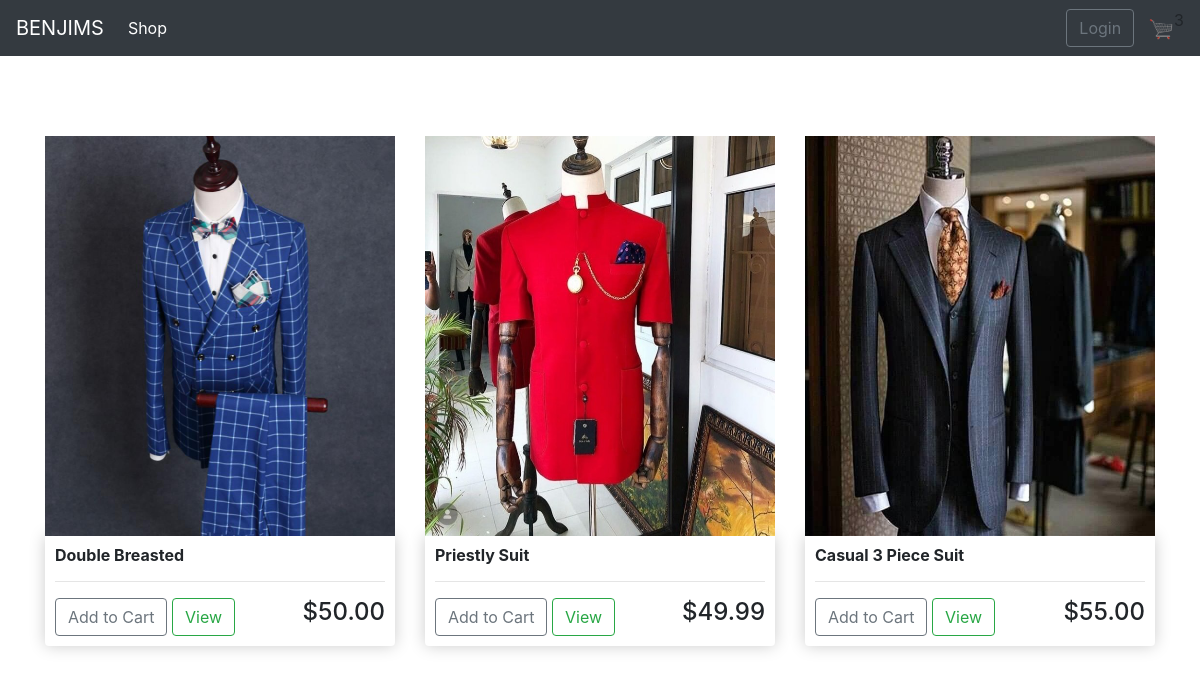
The app's page / (signed in) with its own data.
### ecommerce/models.py (models this page shows, shortened)
class Product(models.Model):
    name= models.CharField(max_length=200)
    price= models.DecimalField(max_digits=7, decimal_places=2)
    image= models.ImageField(null=True, blank=True)
    digital = models.BooleanField(default=False, null= True, blank= False)

### ecommerce/views.py (the view)
# urls.py: path('', views.store, name='store'),
def store(request):
    data = cartData(request)
    cartItems = data['cartItems']
    product = Product.objects.all()
    context={"products":product, 'cartItems':cartItems}
    return render(request, "ecommerce/store.html", context)

### ecommerce/models.py (called while the page is built)
    def __str__(self):
        return self.name

    @property
    def get_cart_item(self):
        orderitems= self.orderitem_set.all()
        total = sum([item.quantity for item in orderitems])
        return total

### ecommerce/utils.py (called while the page is built)
def cartData(request):
    if request.user.is_authenticated:
        customer = request.user.customer
        print(customer)
        order, created = Order.objects.get_or_create(customer=customer, complete=False)
        items = order.orderitem_set.all()
        cartItems = order.get_cart_item
    else:
        cookieData = cookieCart(request)
        cartItems = cookieData ['cartItems']
        order = cookieData['order']
        items = cookieData['items']
    return {'cartItems':cartItems, 'order':order, 'items':items}

### ecommerce/templates/ecommerce/store.html
{% extends "ecommerce/base.html" %}
{% load static %}
{% block content %}
<div class="row">
    {% for product in products %}
    <div class="col-lg-4">
      <img class="thumb" src="
      {{product.image.url}}">
        <div class="box-element product">
            <h6><strong>{{product.name}}</strong></h6>
         <hr>
            <button data-product="{{product.id}} "data-action="add" class="btn btn-outline-secondary add-btn update-cart">Add to Cart</button>
            <a class="btn btn-outline-success" href="#">View</a>
            <h4 style="display: inline-block;float:right">${{product.price|floatformat:2}}</h4>
        </div>
    </div>
    {% endfor %}
</div>
{% endblock content %}

### static/css/style.css (style rules this page uses)
.box-element { box-shadow: hsl(0, 0%, 80%) 0 0 16px; background-color: #fff; border-radius: 4px; padding: 10px; }
.thumb { width: 100%; height: 50vh; }
.product { border-radius: 0 0 4px 4px; }

### records on screen
Product: image (picture), name "Double Breasted", price "50.00"
Product: image (picture), name "Priestly Suit", price "49.99"
Product: image (picture), name "Casual 3 Piece Suit", price "55.00"

### other values on screen
{{ cartItems }} "3"
